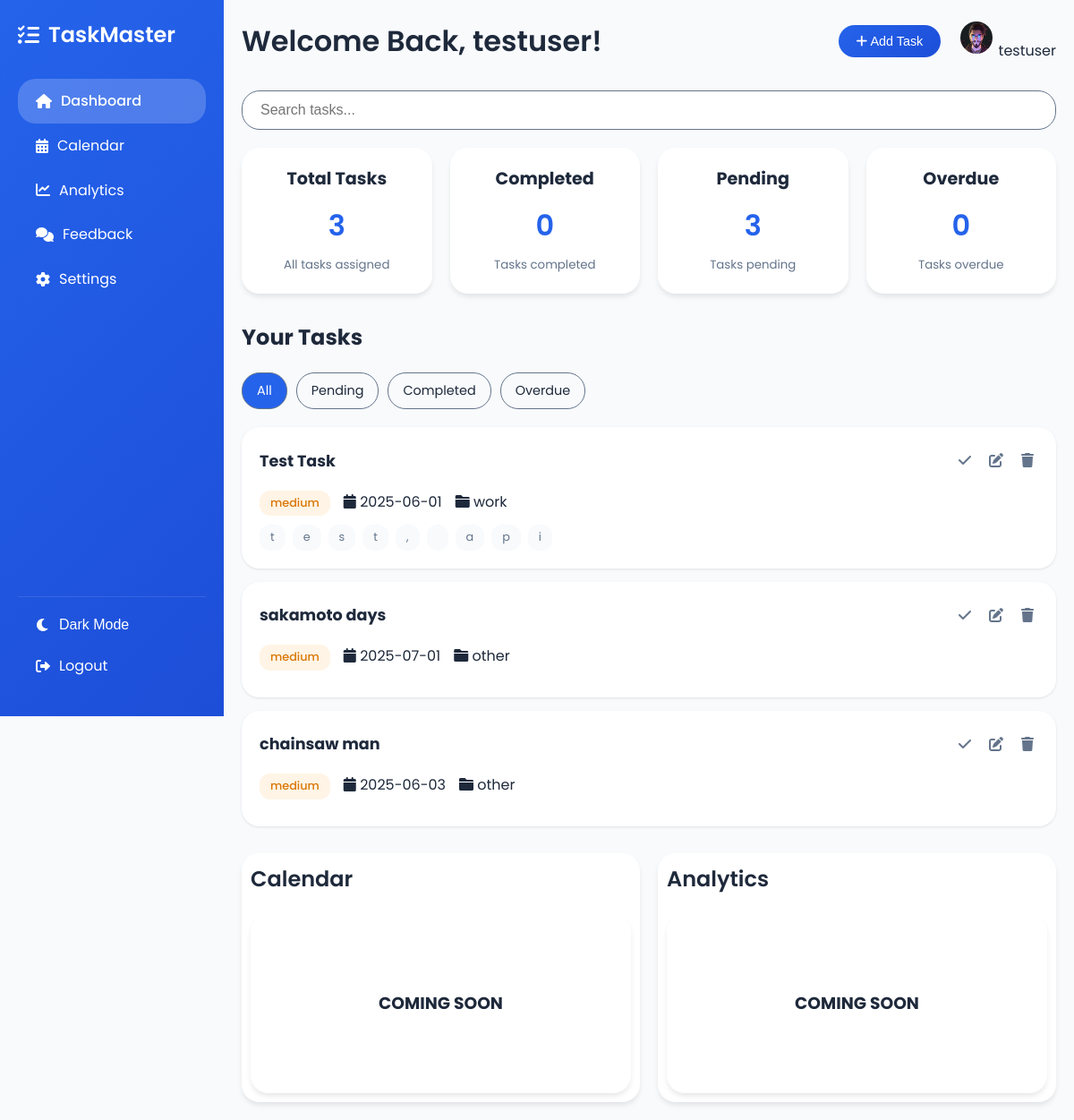
Before: /dashboard (signed in) with the older database file.
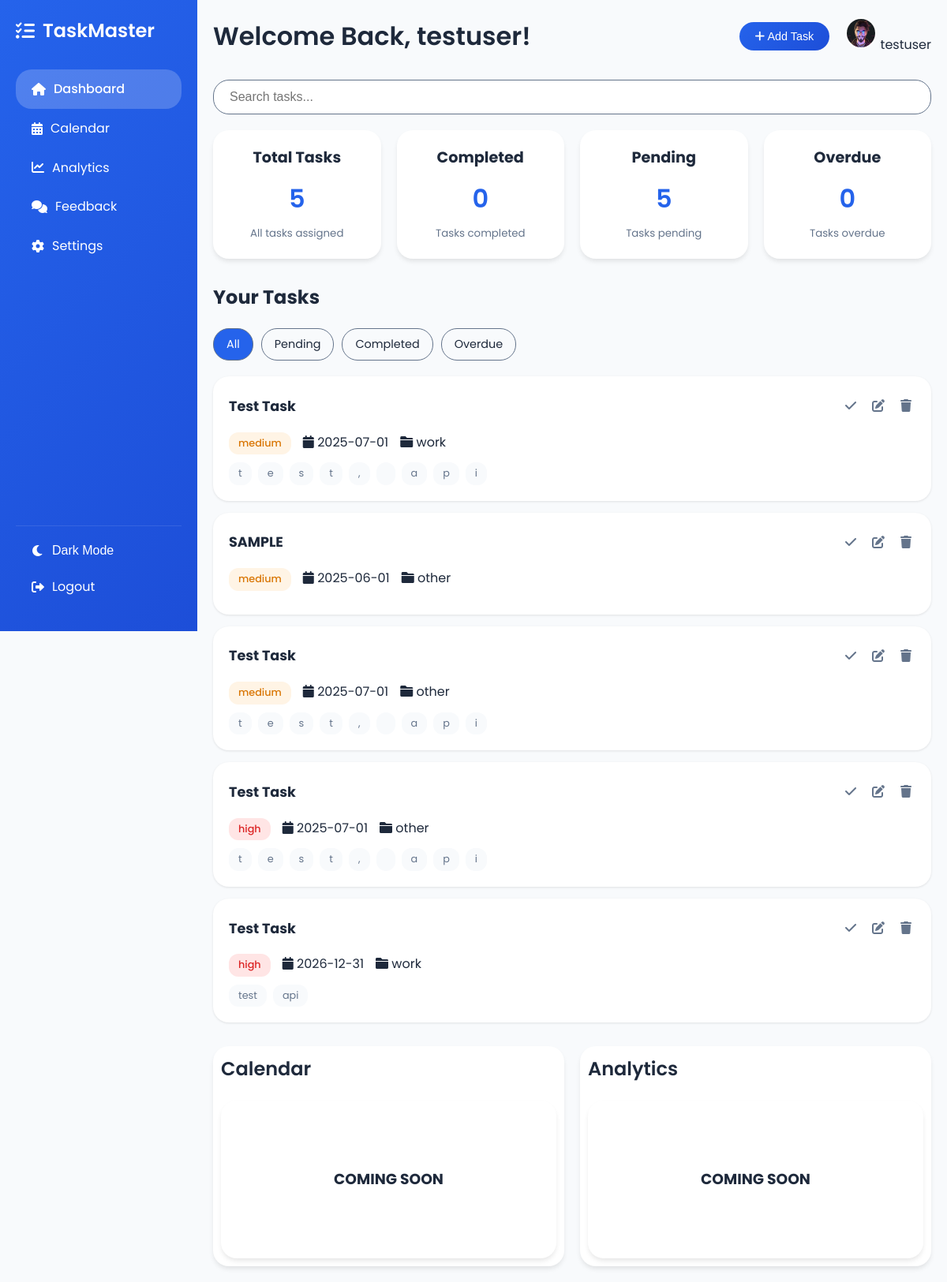
After: the same page with the newer database file.
### models.py (models this page shows, shortened)
class User(db.Model, UserMixin):
    __tablename__ = 'users'
    id = db.Column(db.Integer, primary_key=True)
    username = db.Column(db.String(80), unique=True, nullable=False)
    email = db.Column(db.String(120), unique=True, nullable=False)
    password_hash = db.Column(db.String(256), nullable=False)
    phone_number = db.Column(db.String(15), nullable=False)
    date_of_birth = db.Column(db.Date, nullable=False)
    user_type = db.Column(db.String(10), nullable=False, default="user")
    created_at = db.Column(db.DateTime, default=datetime.utcnow)
    updated_at = db.Column(db.DateTime, default=datetime.utcnow, onupdate=datetime.utcnow)
    @property
    def password(self):
        raise AttributeError('password is not a readable attribute')

class Task(db.Model):
    id = db.Column(db.Integer, primary_key=True)
    title = db.Column(db.String(100), nullable=False)
    due_date = db.Column(db.Date, nullable=False)
    priority = db.Column(db.String(20), nullable=False, default='medium')
    category = db.Column(db.String(50), nullable=False, default='general')
    tags = db.Column(db.JSON, default=list)
    status = db.Column(db.String(20), default='pending')
    created_at = db.Column(db.DateTime, default=datetime.utcnow)
    user_id = db.Column(db.Integer, db.ForeignKey('users.id'), nullable=False)

### app.py (the view)
@app.route('/dashboard')
@login_required
def dashboard():
    if current_user.user_type == 'admin':
        return redirect(url_for('admin.admindashboard'))
    form = TaskForm()
    tasks = Task.query.filter_by(user_id=current_user.id).all()
    filter_type = request.args.get('filter', 'all')
    if filter_type == 'pending':
        tasks = Task.query.filter_by(user_id=current_user.id, status='pending').all()
    elif filter_type == 'completed':
        tasks = Task.query.filter_by(user_id=current_user.id, status='completed').all()
    elif filter_type == 'overdue':
        tasks = Task.query.filter(
            Task.user_id == current_user.id,
            Task.due_date < datetime.utcnow(),
            Task.status != 'completed'
        ).all()
    total_tasks = Task.query.filter_by(user_id=current_user.id).count()
    completed_tasks = Task.query.filter_by(user_id=current_user.id, status='completed').count()
    pending_tasks = Task.query.filter_by(user_id=current_user.id, status='pending').count()
    overdue_tasks = Task.query.filter(
        Task.user_id == current_user.id,
        Task.due_date < datetime.utcnow(),
        Task.status != 'completed'
    ).count()
    return render_template('dashboard.html',
                           user=current_user,
                           tasks=tasks,
                           form=form,
                           total_tasks=total_tasks,
                           completed_tasks=completed_tasks,
                           pending_tasks=pending_tasks,
                           overdue_tasks=overdue_tasks)

### forms.py
class TaskForm(FlaskForm):
    id = HiddenField('Task ID')
    title = StringField('Task Title', validators=[DataRequired()])
    due_date = DateField('Due Date', validators=[DataRequired()])
    priority = SelectField('Priority',
                         choices=[('low', 'Low'),
                                ('medium', 'Medium'),
                                ('high', 'High')],
                         validators=[DataRequired()])
    category = SelectField('Category',
                         choices=[        ('work', 'Work'),
        ('personal', 'Personal'),
        ('shopping', 'Shopping'),
        ('health', 'Health'),
        ('other', 'Other'),
],
                         validators=[DataRequired()])
    tags = StringField('Tags')

### app.py (called while the page is built)
@login_manager.user_loader
def load_user(user_id):
    return User.query.get(int(user_id))

### templates/dashboard.html (shortened to what this page needs)
<!DOCTYPE html>
<html lang="en">
  <head>
    <link
      rel="stylesheet"
      href="{{ url_for('static', filename='css/dashboard.css') }}"
    />
    <link
      rel="stylesheet"
      href="https://cdnjs.cloudflare.com/ajax/libs/font-awesome/6.0.0/css/all.min.css"
    />
  </head>
  <body>
    <div class="dashboard-container">
      <aside class="sidebar">
        <div class="logo">
          <i class="fas fa-tasks"></i>
          <span>TaskMaster</span>
        </div>
        <nav class="sidebar-nav">
          <ul class="nav-links">
            <li>
              <a href="{{ url_for('dashboard') }}" class="active">
                <i class="fas fa-home"></i> Dashboard
              </a>
            </li>
            <li>
              <a href="#"> <i class="fas fa-calendar-alt"></i> Calendar </a>
            </li>
            <li>
              <a href="#"> <i class="fas fa-chart-line"></i> Analytics </a>
            </li>
            <li>
              <a href="{{ url_for('feedback') }}">
                <i class="fas fa-comments"></i> Feedback
              </a>
            </li>
            <li>
              <a href="{{ url_for('profile') }}">
                <i class="fas fa-cog"></i> Settings
              </a>
            </li>
          </ul>
          <ul class="nav-bottom">
            <li>
              <button class="sidebar-btn theme-toggle">
                <i class="fas fa-moon"></i>
                <span>Dark Mode</span>
              </button>
            </li>
            <li>
              <a href="{{ url_for('logout') }}" class="sidebar-btn logout-btn">
                <i class="fas fa-sign-out-alt"></i>
                <span>Logout</span>
              </a>
            </li>
          </ul>
        </nav>
      </aside>
      <main class="main-content">
        <header class="dashboard-header">
          <h1>Welcome Back, {{ user.username }}!</h1>
          <div class="header-actions">
            <button
              class="btn primary"
              onclick="document.getElementById('taskModal').classList.add('show')"
            >
              <i class="fas fa-plus"></i> Add Task
            </button>
            <div class="user-profile">
              <a href="{{ url_for('profile') }}">
                <img
                  src="{{ user.profile_picture or url_for('static', filename='assets/user-avatar.png') }}"
                  alt="Avatar"
                />
                <span>{{ user.username }}</span>
              </a>
            </div>
          </div>
        </header>
        <div class="search-bar">
          <input type="text" id="searchInput" placeholder="Search tasks..." />
        </div>
        <section class="task-overview">
          <div class="overview-card">
            <h3>Total Tasks</h3>
            <p>{{ total_tasks }}</p>
            <small>All tasks assigned</small>
          </div>
          <div class="overview-card">
            <h3>Completed</h3>
            <p>{{ completed_tasks }}</p>
            <small>Tasks completed</small>
          </div>
          <div class="overview-card">
            <h3>Pending</h3>
            <p>{{ pending_tasks }}</p>
            <small>Tasks pending</small>
          </div>
          <div class="overview-card">
            <h3>Overdue</h3>
            <p>{{ overdue_tasks }}</p>
            <small>Tasks overdue</small>
          </div>
        </section>
        <section class="task-list">
          <h2>Your Tasks</h2>
          <div class="task-filters">
            <a
              href="{{ url_for('dashboard', filter='all') }}"
              class="btn secondary {% if not request.args.get('filter') or request.args.get('filter') == 'all' %}active{% endif %}"
            >
              All
            </a>
            <a
              href="{{ url_for('dashboard', filter='pending') }}"
              class="btn secondary {% if request.args.get('filter') == 'pending' %}active{% endif %}"
            >
              Pending
            </a>
            <a
              href="{{ url_for('dashboard', filter='completed') }}"
              class="btn secondary {% if request.args.get('filter') == 'completed' %}active{% endif %}"
            >
              Completed
            </a>
            <a
              href="{{ url_for('dashboard', filter='overdue') }}"
              class="btn secondary {% if request.args.get('filter') == 'overdue' %}active{% endif %}"
            >
              Overdue
            </a>
          </div>
          <div class="tasks">
            {% if tasks %} {% for task in tasks %}
            <div class="task-card {{ task.status }}">
              <div class="task-header">
                <h3>{{ task.title }}</h3>
                <div class="task-actions">
                  <a
                    href="{{ url_for('toggle_task', task_id=task.id) }}"
                    class="btn-icon"
                  >
                    <i class="fas fa-check"></i>
                  </a>
                  <a
                    href="{{ url_for('edit_task', task_id=task.id) }}"
                    class="btn-icon"
                  >
                    <i class="fas fa-edit"></i>
                  </a>
                  <a
                    href="{{ url_for('delete_task', task_id=task.id) }}"
                    class="btn-icon"
                    onclick="return confirm('Are you sure you want to delete this task?')"
                  >
                    <i class="fas fa-trash"></i>
                  </a>
                </div>
              </div>
              <div class="task-details">
                <span class="priority {{ task.priority }}"
                  >{{ task.priority }}</span
                >
                <span class="due-date">
                  <i class="fas fa-calendar"></i>
                  {{ task.due_date.strftime('%Y-%m-%d') }}
                </span>
                <span class="category">
                  <i class="fas fa-folder"></i>
                  {{ task.category }}
                </span>
              </div>
              {% if task.tags %}
              <div class="task-tags">
                {% for tag in task.tags %}
                <span class="tag">{{ tag }}</span>
                {% endfor %}
              </div>
              {% endif %}
            </div>
            {% endfor %} {% else %}
            <p class="no-tasks">No tasks found.</p>
            {% endif %}
          </div>
        </section>
        <section class="grid-section">
          <section class="calendar">
            <h2>Calendar</h2>
            <div id="calendar">
              <h1>COMING SOON</h1>
            </div>
          </section>
          <section class="analytics">
            <h2>Analytics</h2>
            <div id="charts">
              <h1>COMING SOON</h1>
            </div>
          </section>
        </section>
      </main>
    </div>
  </body>
</html>

Changed rows visible on the page:
removed Task: title "sakamoto days", priority "medium", due_date "2025-07-01", category "other"
removed Task: title "chainsaw man", priority "medium", due_date "2025-06-03", category "other"
changed Task (number 1 of 5 on the later page): due_date "2025-06-01" → "2025-07-01"
added Task: title "SAMPLE", priority "medium", due_date "2025-06-01", category "other"
added Task: title "Test Task", priority "medium", due_date "2025-07-01", category "other", tags "t" "e" "s" "t" "," "a" "p" "i", tags "\"test, api\"" (drawn)
added Task: title "Test Task", priority "high", due_date "2025-07-01", category "other", tags "t" "e" "s" "t" "," "a" "p" "i", tags "\"test, api\"" (drawn)
added Task: title "Test Task", priority "high", due_date "2026-12-31", category "work", tags "test" "api"
Other visible differences:
{{ total_tasks }}: "3" → "5"
{{ pending_tasks }}: "3" → "5"
